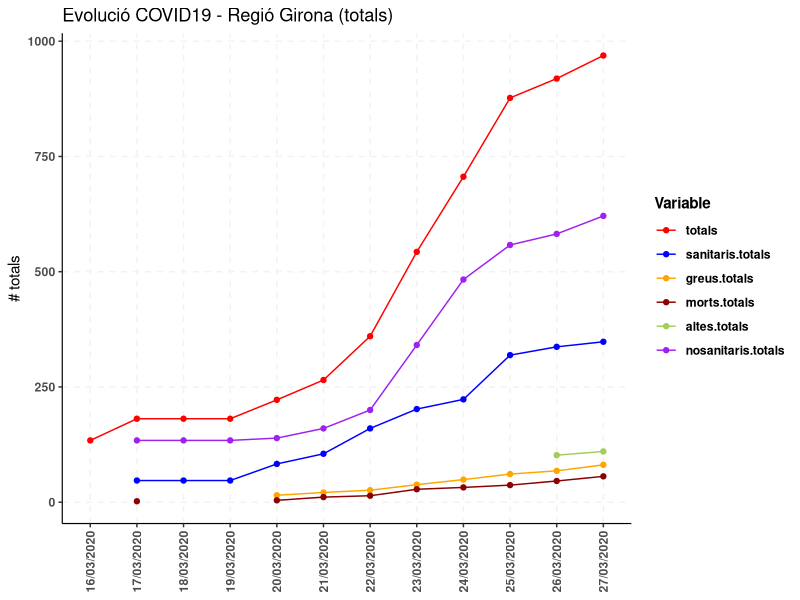
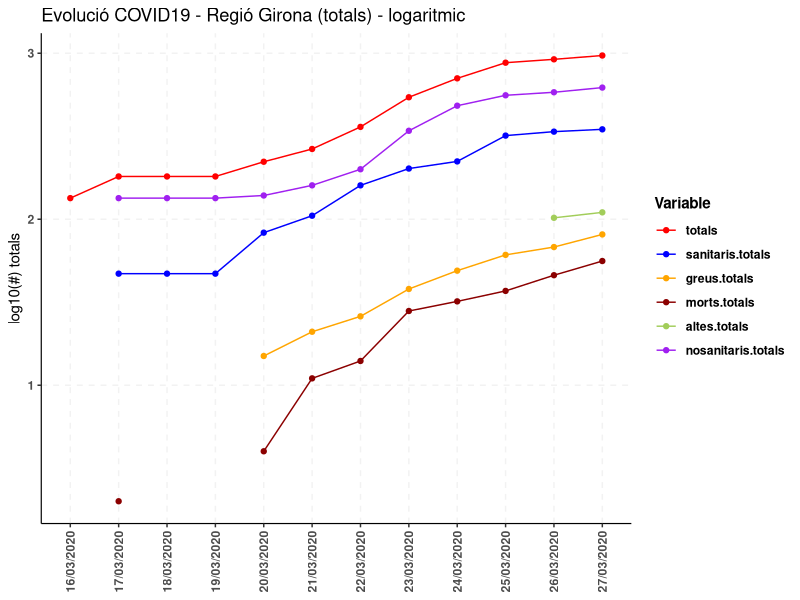
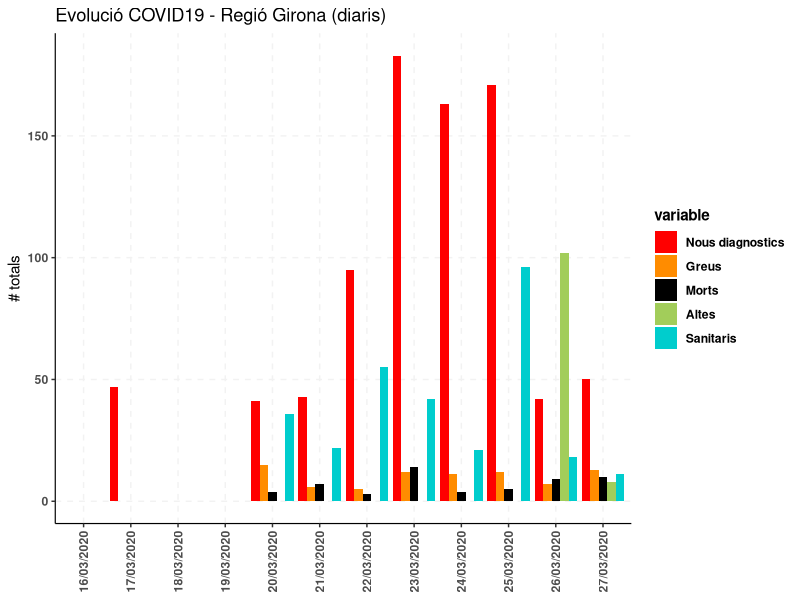
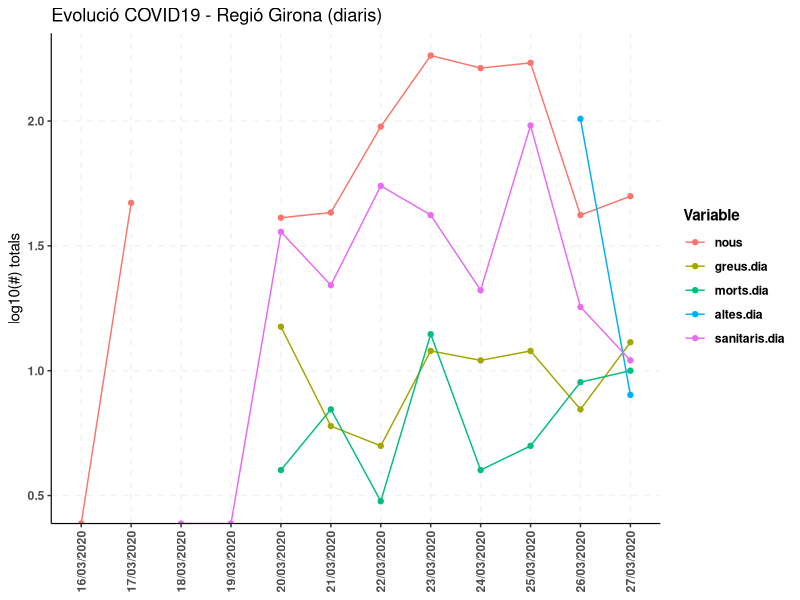
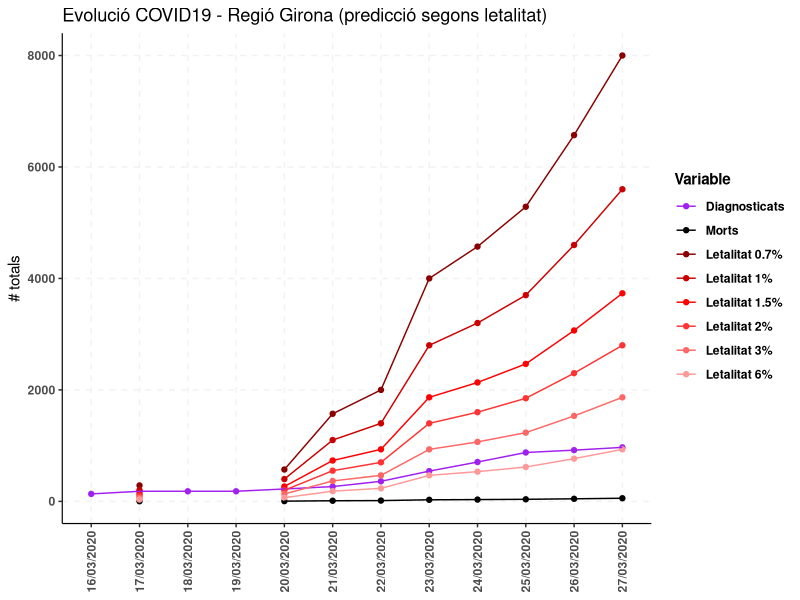
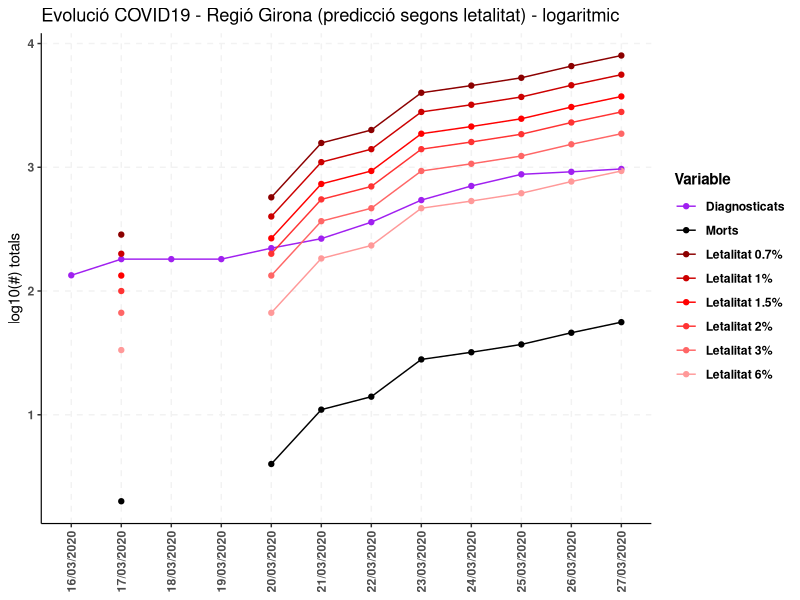

These figures' R source, in order: (Note: this script raises an error after producing the figures.)
## COVID-19 GIRONA ##
# setwd('Desktop/COVID19-Girona')

## read data
girona <- read.csv2('Girona.csv', header = T)
girona <- girona[rowSums(is.na(girona)) != ncol(girona)-1, ]
poblacio.RS.Girona <- 861.753

## libraries
library(ggplot2); library(reshape2)

## calculations
girona$dia <- factor(girona$dia, levels = as.character(girona$dia))
girona$infectats.ratio07 <- (girona$morts.totals*100)/0.7
girona$infectats.ratio1 <- (girona$morts.totals*100)/1
girona$infectats.ratio15 <- (girona$morts.totals*100)/1.5
girona$infectats.ratio2 <- (girona$morts.totals*100)/2
girona$infectats.ratio3 <- (girona$morts.totals*100)/3
girona$infectats.ratio6 <- (girona$morts.totals*100)/6
girona$morts.altes <- girona$morts.dia/girona$altes.dia
names(girona)

## variacio nous infectats/dia (%)
for (i in 2:nrow(girona)){
  girona$increment[i] <- (girona[i,2]/girona[i-1,2])*100
}

# -------------------------------------------------------------------------


# nous sanitaris/dia
for (i in 2:nrow(girona)){
  girona$sanitaris.dia[i] <- girona[i, 4] - girona[i-1, 4]
}
# nous no sanitaris/dia
girona$nonosanitaris.dia <- girona$nous - girona$sanitaris.dia
# totals no sanitaris
girona$nosanitaris.totals <- girona$totals - girona$sanitaris.totals

## variacio diaria greus (greus totals dia anterior + nous greus - nous morts = noves altes)
girona$greus.evol <- c()
for (i in 2:nrow(girona)){
  girona$greus.evol[i] <- girona[i-1, 5] + girona[i, 6] - girona[i, 8] - girona[i, 10]
}

## plots
girona$dia <- factor(girona$dia, levels = as.character(girona$dia))
names(girona)

# total
girona.total <- girona[, names(girona) %in% c('dia', 'totals', 'sanitaris.totals', 'nosanitaris.totals', 'greus.totals', 'morts.totals', 'altes.totals')]
girona.total.m <- melt(girona.total)
ggplot(girona.total.m, aes(dia, value, color = variable, group = variable)) + geom_point() + geom_line() +
  scale_color_manual(values=c('red', 'blue', 'orange', 'darkred', 'darkolivegreen3', 'purple')) +
  # geom_col(aes(x = girona$dia, y = girona$nous)) +
  theme(plot.subtitle = element_text(vjust = 1), plot.caption = element_text(vjust = 1), axis.line = element_line(size = 0.4, linetype = "solid"), 
        panel.grid.major = element_line(colour = "gray95", linetype = "dashed"), axis.text = element_text(face = "bold"), 
        axis.text.x = element_text(vjust = 0.5, angle = 90), legend.text = element_text(face = "bold"), 
        legend.title = element_text(face = "bold"), panel.background = element_rect(fill = NA), legend.key = element_rect(fill = NA), 
        legend.background = element_rect(fill = NA)) +labs(title = "Evolució COVID19 - Regió Girona (totals)",  x = NULL, y = "# totals", colour = "Variable")

ggplot(girona.total.m, aes(dia, log10(value), color = variable, group = variable)) + geom_point() + geom_line() +
  scale_color_manual(values=c('red', 'blue', 'orange', 'darkred', 'darkolivegreen3', 'purple')) +
  theme(plot.subtitle = element_text(vjust = 1), plot.caption = element_text(vjust = 1), axis.line = element_line(size = 0.4, linetype = "solid"), 
        panel.grid.major = element_line(colour = "gray95", linetype = "dashed"), axis.text = element_text(face = "bold"), 
        axis.text.x = element_text(vjust = 0.5, angle = 90), legend.text = element_text(face = "bold"), 
        legend.title = element_text(face = "bold"), panel.background = element_rect(fill = NA), legend.key = element_rect(fill = NA), 
        legend.background = element_rect(fill = NA)) +labs(title = "Evolució COVID19 - Regió Girona (totals) - logaritmic",  x = NULL, y = "log10(#) totals", colour = "Variable")


# diari
girona.diari <- girona[, names(girona) %in% c('dia', 'nous', 'sanitaris.dia', 'nosanitaris.dia', 'greus.dia', 'morts.dia', 'altes.dia')]
girona.diari.m <- melt(girona.diari)
ggplot(girona.diari.m, aes(dia, value, fill = variable, group = variable)) + geom_col (position = 'dodge') +
  scale_fill_manual(labels=c('Nous diagnostics', 'Greus', 'Morts', 'Altes', 'Sanitaris'),
                    values = c('red', 'darkorange', 'black', 'darkolivegreen3', 'cyan3')) +
  theme(plot.subtitle = element_text(vjust = 1), plot.caption = element_text(vjust = 1), axis.line = element_line(size = 0.4, linetype = "solid"), 
        panel.grid.major = element_line(colour = "gray95", linetype = "dashed"), axis.text = element_text(face = "bold"), 
        axis.text.x = element_text(vjust = 0.5, angle = 90), legend.text = element_text(face = "bold"), 
        legend.title = element_text(face = "bold"), panel.background = element_rect(fill = NA), legend.key = element_rect(fill = NA), 
        legend.background = element_rect(fill = NA)) +labs(title = "Evolució COVID19 - Regió Girona (diaris)",  x = NULL, y = "# totals", colour = "Variable")

ggplot(girona.diari.m, aes(dia, log10(value), color = variable, group = variable)) + geom_point() + geom_line() +
  # scale_color_manual() +
  theme(plot.subtitle = element_text(vjust = 1), plot.caption = element_text(vjust = 1), axis.line = element_line(size = 0.4, linetype = "solid"), 
        panel.grid.major = element_line(colour = "gray95", linetype = "dashed"), axis.text = element_text(face = "bold"), 
        axis.text.x = element_text(vjust = 0.5, angle = 90), legend.text = element_text(face = "bold"), 
        legend.title = element_text(face = "bold"), panel.background = element_rect(fill = NA), legend.key = element_rect(fill = NA), 
        legend.background = element_rect(fill = NA)) +labs(title = "Evolució COVID19 - Regió Girona (diaris)",  x = NULL, y = "log10(#) totals", colour = "Variable")

# previsions
girona.prev <- girona[, names(girona) %in% c('dia', 'totals', 'morts.totals', 'infectats.ratio07', 'infectats.ratio1', 'infectats.ratio15', 
                                             'infectats.ratio2', 'infectats.ratio3', 'infectats.ratio6')]
girona.prev.m <- melt(girona.prev)
ggplot(girona.prev.m, aes(dia, value, color = variable, group = variable)) + geom_point() + geom_line() +
  scale_color_manual(labels = c('Diagnosticats', 'Morts', 'Letalitat 0.7%', 'Letalitat 1%', 'Letalitat 1.5%', 'Letalitat 2%', 'Letalitat 3%', 'Letalitat 6%'),
                     values = c('purple', 'black', 'darkred', '#CC0000', '#FF0000', '#FF3333', '#FF6666', '#FF9999')) +
  theme(plot.subtitle = element_text(vjust = 1), plot.caption = element_text(vjust = 1), axis.line = element_line(size = 0.4, linetype = "solid"), 
        panel.grid.major = element_line(colour = "gray95", linetype = "dashed"), axis.text = element_text(face = "bold"), 
        axis.text.x = element_text(vjust = 0.5, angle = 90), legend.text = element_text(face = "bold"), 
        legend.title = element_text(face = "bold"), panel.background = element_rect(fill = NA), legend.key = element_rect(fill = NA), 
        legend.background = element_rect(fill = NA)) +labs(title = "Evolució COVID19 - Regió Girona (predicció segons letalitat)",  x = NULL, y = "# totals", colour = "Variable")

ggplot(girona.prev.m, aes(dia, log10(value), color = variable, group = variable)) + geom_point() + geom_line() +
  scale_color_manual(labels = c('Diagnosticats', 'Morts', 'Letalitat 0.7%', 'Letalitat 1%', 'Letalitat 1.5%', 'Letalitat 2%', 'Letalitat 3%', 'Letalitat 6%'),
                     values = c('purple', 'black', 'darkred', '#CC0000', '#FF0000', '#FF3333', '#FF6666', '#FF9999')) +
  theme(plot.subtitle = element_text(vjust = 1), plot.caption = element_text(vjust = 1), axis.line = element_line(size = 0.4, linetype = "solid"), 
        panel.grid.major = element_line(colour = "gray95", linetype = "dashed"), axis.text = element_text(face = "bold"), 
        axis.text.x = element_text(vjust = 0.5, angle = 90), legend.text = element_text(face = "bold"), 
        legend.title = element_text(face = "bold"), panel.background = element_rect(fill = NA), legend.key = element_rect(fill = NA), 
        legend.background = element_rect(fill = NA)) +labs(title = "Evolució COVID19 - Regió Girona (predicció segons letalitat) - logaritmic",  x = NULL, y = "log10(#) totals", colour = "Variable")


# ratios
girona.ratios <- girona[, names(girona) %in% c('dia', 'increment.dia', 'sanitaris.percent')]
girona.ratios.m <-  melt(girona.ratios)
ggplot(girona.ratios.m, aes(dia, value, color = variable, group = variable)) + geom_point() + geom_line() +
  theme(plot.subtitle = element_text(vjust = 1), plot.caption = element_text(vjust = 1), axis.line = element_line(size = 0.4, linetype = "solid"), 
        panel.grid.major = element_line(colour = "gray95", linetype = "dashed"), axis.text = element_text(face = "bold"), 
        axis.text.x = element_text(vjust = 0.5, angle = 90), legend.text = element_text(face = "bold"), 
    legend.title = element_text(face = "bold"), panel.background = element_rect(fill = NA), legend.key = element_rect(fill = NA), 
    legend.background = element_rect(fill = NA)) +labs(title = "Evolució COVID19 - Regió Girona (Percentatges)",  x = NULL, y = "# totals", colour = "Variable")
       
       